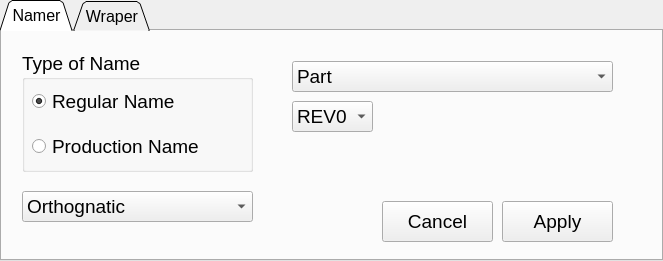
<?xml version="1.0" encoding="UTF-8"?>
<ui version="4.0">
 <class>MainWidget</class>
 <widget class="QTabWidget" name="MainWidget">
  <property name="geometry">
   <rect>
    <x>0</x>
    <y>0</y>
    <width>663</width>
    <height>261</height>
   </rect>
  </property>
  <property name="sizePolicy">
   <sizepolicy hsizetype="Maximum" vsizetype="Maximum">
    <horstretch>0</horstretch>
    <verstretch>0</verstretch>
   </sizepolicy>
  </property>
  <property name="minimumSize">
   <size>
    <width>5</width>
    <height>0</height>
   </size>
  </property>
  <property name="font">
   <font>
    <pointsize>12</pointsize>
    <weight>50</weight>
    <bold>false</bold>
   </font>
  </property>
  <property name="windowTitle">
   <string>CEToolkit</string>
  </property>
  <property name="windowIcon">
   <iconset>
    <normaloff>../CEToolKit/Test/img/materialise_logo.png</normaloff>../CEToolKit/Test/img/materialise_logo.png</iconset>
  </property>
  <property name="tabShape">
   <enum>QTabWidget::Triangular</enum>
  </property>
  <property name="currentIndex">
   <number>0</number>
  </property>
  <widget class="QWidget" name="tab_namer">
   <attribute name="title">
    <string>Namer</string>
   </attribute>
   <widget class="QComboBox" name="comboBox_type">
    <property name="geometry">
     <rect>
      <x>290</x>
      <y>30</y>
      <width>321</width>
      <height>31</height>
     </rect>
    </property>
    <property name="font">
     <font>
      <pointsize>14</pointsize>
     </font>
    </property>
    <item>
     <property name="text">
      <string>Part</string>
     </property>
    </item>
   </widget>
   <widget class="QGroupBox" name="groupBox_type_names">
    <property name="geometry">
     <rect>
      <x>20</x>
      <y>20</y>
      <width>231</width>
      <height>121</height>
     </rect>
    </property>
    <property name="font">
     <font>
      <pointsize>14</pointsize>
      <weight>50</weight>
      <bold>false</bold>
     </font>
    </property>
    <property name="title">
     <string>Type of Name</string>
    </property>
    <widget class="QRadioButton" name="radioButton_regular_name">
     <property name="geometry">
      <rect>
       <x>10</x>
       <y>30</y>
       <width>211</width>
       <height>41</height>
      </rect>
     </property>
     <property name="font">
      <font>
       <pointsize>14</pointsize>
       <weight>50</weight>
       <bold>false</bold>
      </font>
     </property>
     <property name="focusPolicy">
      <enum>Qt::WheelFocus</enum>
     </property>
     <property name="contextMenuPolicy">
      <enum>Qt::DefaultContextMenu</enum>
     </property>
     <property name="text">
      <string>Regular Name</string>
     </property>
     <property name="checked">
      <bool>true</bool>
     </property>
    </widget>
    <widget class="QRadioButton" name="radioButton_production_name">
     <property name="geometry">
      <rect>
       <x>10</x>
       <y>80</y>
       <width>191</width>
       <height>31</height>
      </rect>
     </property>
     <property name="font">
      <font>
       <weight>50</weight>
       <bold>false</bold>
      </font>
     </property>
     <property name="text">
      <string>Production Name</string>
     </property>
    </widget>
   </widget>
   <widget class="QComboBox" name="comboBox_rev">
    <property name="geometry">
     <rect>
      <x>290</x>
      <y>70</y>
      <width>81</width>
      <height>31</height>
     </rect>
    </property>
    <property name="font">
     <font>
      <pointsize>14</pointsize>
     </font>
    </property>
    <item>
     <property name="text">
      <string>REV0</string>
     </property>
    </item>
   </widget>
   <widget class="QComboBox" name="comboBox_surgery">
    <property name="geometry">
     <rect>
      <x>20</x>
      <y>160</y>
      <width>231</width>
      <height>31</height>
     </rect>
    </property>
    <property name="font">
     <font>
      <pointsize>14</pointsize>
     </font>
    </property>
    <item>
     <property name="text">
      <string>Orthognatic</string>
     </property>
    </item>
    <item>
     <property name="text">
      <string>Reconstruction</string>
     </property>
    </item>
    <item>
     <property name="text">
      <string>Models</string>
     </property>
    </item>
    <item>
     <property name="text">
      <string>Others</string>
     </property>
    </item>
   </widget>
   <widget class="QPushButton" name="pushButton_apply">
    <property name="geometry">
     <rect>
      <x>500</x>
      <y>170</y>
      <width>111</width>
      <height>41</height>
     </rect>
    </property>
    <property name="font">
     <font>
      <pointsize>14</pointsize>
     </font>
    </property>
    <property name="text">
     <string>Apply</string>
    </property>
   </widget>
   <widget class="QPushButton" name="pushButton_cancel">
    <property name="geometry">
     <rect>
      <x>380</x>
      <y>170</y>
      <width>111</width>
      <height>41</height>
     </rect>
    </property>
    <property name="font">
     <font>
      <pointsize>14</pointsize>
     </font>
    </property>
    <property name="text">
     <string>Cancel</string>
    </property>
   </widget>
  </widget>
  <widget class="QWidget" name="tab_wrap">
   <attribute name="title">
    <string>Wraper</string>
   </attribute>
   <widget class="QComboBox" name="comboBox_type_wrap">
    <property name="geometry">
     <rect>
      <x>280</x>
      <y>10</y>
      <width>321</width>
      <height>31</height>
     </rect>
    </property>
    <property name="font">
     <font>
      <pointsize>14</pointsize>
     </font>
    </property>
    <item>
     <property name="text">
      <string>Wrap</string>
     </property>
    </item>
    <item>
     <property name="text">
      <string>Planned Models</string>
     </property>
    </item>
    <item>
     <property name="text">
      <string>PreOp Models</string>
     </property>
    </item>
    <item>
     <property name="text">
      <string>Sandwich Button</string>
     </property>
    </item>
    <item>
     <property name="text">
      <string>Lingual Wall</string>
     </property>
    </item>
    <item>
     <property name="text">
      <string>Palatal Strap</string>
     </property>
    </item>
    <item>
     <property name="text">
      <string>Strap Part</string>
     </property>
    </item>
    <item>
     <property name="text">
      <string>Large Color File</string>
     </property>
    </item>
   </widget>
   <widget class="QLabel" name="label_type_wrap">
    <property name="geometry">
     <rect>
      <x>50</x>
      <y>10</y>
      <width>181</width>
      <height>31</height>
     </rect>
    </property>
    <property name="font">
     <font>
      <pointsize>14</pointsize>
      <weight>75</weight>
      <bold>true</bold>
     </font>
    </property>
    <property name="text">
     <string>Type Of Wrap</string>
    </property>
   </widget>
   <widget class="QLabel" name="label_gap_closing_distance">
    <property name="geometry">
     <rect>
      <x>50</x>
      <y>70</y>
      <width>161</width>
      <height>21</height>
     </rect>
    </property>
    <property name="text">
     <string>Gap Closing Distance:</string>
    </property>
   </widget>
   <widget class="QLabel" name="label_smallets_detail">
    <property name="geometry">
     <rect>
      <x>50</x>
      <y>100</y>
      <width>151</width>
      <height>21</height>
     </rect>
    </property>
    <property name="text">
     <string>Smallest Detail:</string>
    </property>
   </widget>
   <widget class="QLabel" name="label_protect_thin_walls">
    <property name="geometry">
     <rect>
      <x>50</x>
      <y>130</y>
      <width>151</width>
      <height>21</height>
     </rect>
    </property>
    <property name="text">
     <string>Protect Thin Walls:</string>
    </property>
   </widget>
   <widget class="QLabel" name="label_resulting_offset">
    <property name="geometry">
     <rect>
      <x>50</x>
      <y>160</y>
      <width>151</width>
      <height>21</height>
     </rect>
    </property>
    <property name="text">
     <string>Resulting Offset:</string>
    </property>
   </widget>
   <widget class="QLabel" name="label_reduce">
    <property name="geometry">
     <rect>
      <x>350</x>
      <y>70</y>
      <width>61</width>
      <height>21</height>
     </rect>
    </property>
    <property name="text">
     <string>Reduce:</string>
    </property>
   </widget>
   <widget class="QLabel" name="label_preserve_sharp_features">
    <property name="geometry">
     <rect>
      <x>350</x>
      <y>100</y>
      <width>191</width>
      <height>21</height>
     </rect>
    </property>
    <property name="text">
     <string>Preserve Sharp Features:</string>
    </property>
   </widget>
   <widget class="QLabel" name="label_preserve_sharp_structures">
    <property name="geometry">
     <rect>
      <x>350</x>
      <y>130</y>
      <width>211</width>
      <height>21</height>
     </rect>
    </property>
    <property name="text">
     <string>Preserve Surface Structures:</string>
    </property>
   </widget>
   <widget class="QPushButton" name="pushButton_cancel_wrapper">
    <property name="geometry">
     <rect>
      <x>380</x>
      <y>170</y>
      <width>111</width>
      <height>41</height>
     </rect>
    </property>
    <property name="font">
     <font>
      <pointsize>14</pointsize>
     </font>
    </property>
    <property name="text">
     <string>Cancel</string>
    </property>
   </widget>
   <widget class="QPushButton" name="pushButton_apply_wrapper">
    <property name="geometry">
     <rect>
      <x>500</x>
      <y>170</y>
      <width>111</width>
      <height>41</height>
     </rect>
    </property>
    <property name="font">
     <font>
      <pointsize>14</pointsize>
     </font>
    </property>
    <property name="text">
     <string>Apply</string>
    </property>
   </widget>
   <widget class="QDoubleSpinBox" name="doubleSpinBox_gap_closing_distance">
    <property name="geometry">
     <rect>
      <x>220</x>
      <y>70</y>
      <width>51</width>
      <height>22</height>
     </rect>
    </property>
    <property name="decimals">
     <number>1</number>
    </property>
   </widget>
   <widget class="QDoubleSpinBox" name="doubleSpinBox_smallets_detail">
    <property name="geometry">
     <rect>
      <x>170</x>
      <y>100</y>
      <width>51</width>
      <height>22</height>
     </rect>
    </property>
    <property name="decimals">
     <number>1</number>
    </property>
   </widget>
   <widget class="QDoubleSpinBox" name="doubleSpinBox_resulting_offset">
    <property name="geometry">
     <rect>
      <x>180</x>
      <y>160</y>
      <width>51</width>
      <height>22</height>
     </rect>
    </property>
    <property name="decimals">
     <number>1</number>
    </property>
   </widget>
   <widget class="QCheckBox" name="checkBox_protect_thin_walls">
    <property name="geometry">
     <rect>
      <x>190</x>
      <y>130</y>
      <width>21</width>
      <height>21</height>
     </rect>
    </property>
    <property name="text">
     <string/>
    </property>
   </widget>
   <widget class="QCheckBox" name="checkBox_preserve_sharp_structures">
    <property name="geometry">
     <rect>
      <x>560</x>
      <y>130</y>
      <width>21</width>
      <height>21</height>
     </rect>
    </property>
    <property name="text">
     <string/>
    </property>
   </widget>
   <widget class="QCheckBox" name="checkBox_preserve_sharp_features">
    <property name="geometry">
     <rect>
      <x>540</x>
      <y>100</y>
      <width>21</width>
      <height>21</height>
     </rect>
    </property>
    <property name="text">
     <string/>
    </property>
   </widget>
   <widget class="QCheckBox" name="checkBox_reduce">
    <property name="geometry">
     <rect>
      <x>420</x>
      <y>70</y>
      <width>21</width>
      <height>21</height>
     </rect>
    </property>
    <property name="text">
     <string/>
    </property>
   </widget>
  </widget>
 </widget>
 <resources/>
 <connections/>
</ui>
